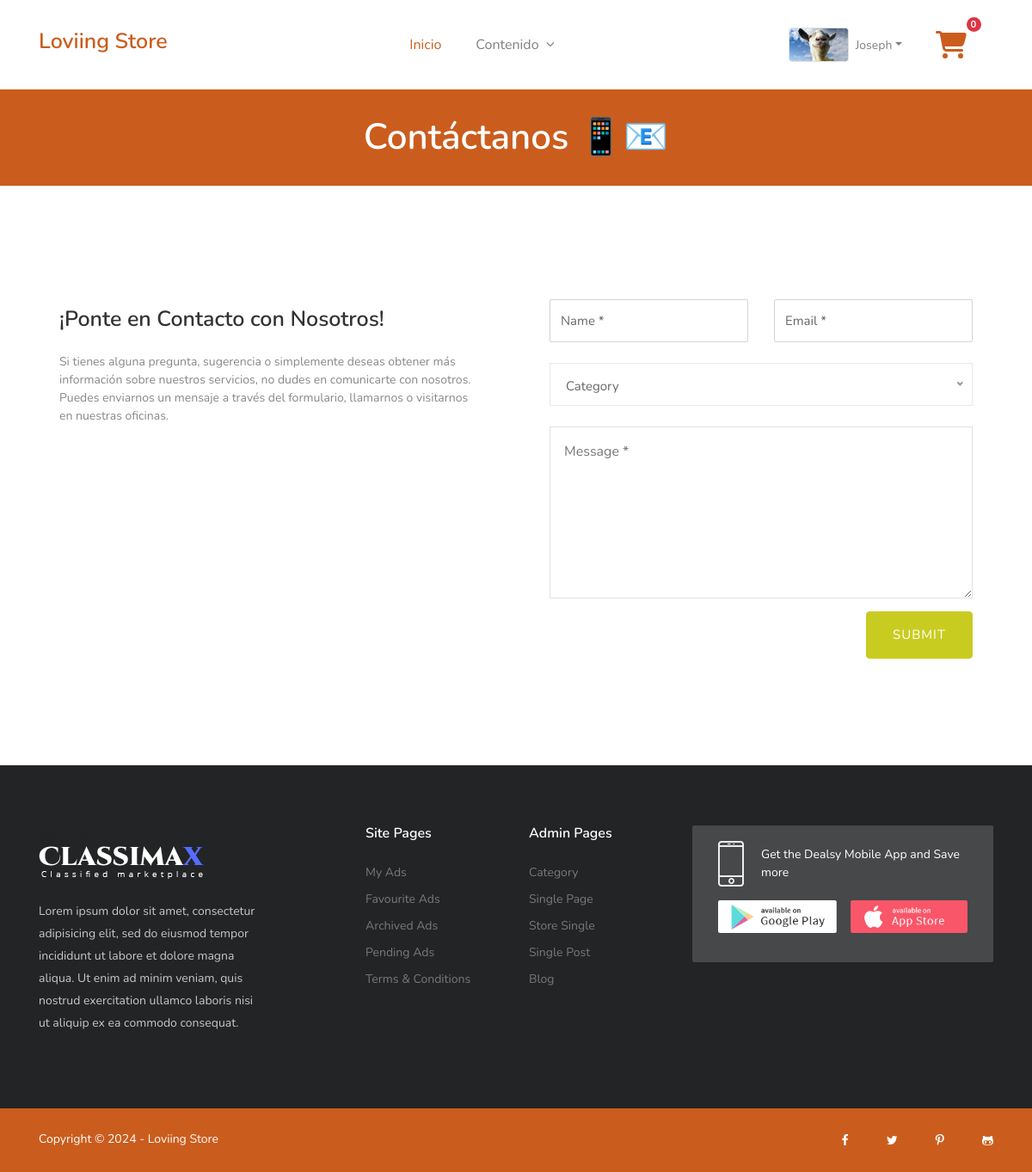
The app's page /Views/Cliente/contact-us.php (signed in) with its own data.
### tables this page shows
CREATE TABLE `tbl_usuarios` (
  `id_usuario` int(11) NOT NULL,
  `nombre_usuario` varchar(100) DEFAULT NULL,
  `genero` varchar(50) DEFAULT NULL,
  `fecha_nacimiento` date DEFAULT NULL,
  `tipo_documento` varchar(50) DEFAULT NULL,
  `num_documento` varchar(50) DEFAULT NULL,
  `email_usuario` varchar(50) DEFAULT NULL,
  `clave_usuario` varchar(250) DEFAULT NULL,
  `rol_usuario` varchar(50) DEFAULT NULL,
  `estado_usuario` varchar(10) DEFAULT NULL,
  `foto_usuario` varchar(255) DEFAULT NULL,
  `fecha_creacion` date DEFAULT NULL
);

### Models/consultasCliente.php (called while the page is built, shortened)
<?php
class ConsultasCliente
{
    public function consultarCarrito($cod_cliente)
    {
        $sql = "SELECT * FROM tbl_carrito WHERE cod_cliente = :cod_cliente AND compra_realizada = 'No'";
        $objConexionBd = new ConexionBd();
        $conexion = $objConexionBd->getConexion();
        $result = $conexion->prepare($sql);
        $result->bindParam(":cod_cliente", $cod_cliente);
        $result->execute();
        return $result->fetch();
    }
}

### Models/consultasAdmin.php (called while the page is built, shortened)
<?php
class ConsultasAdmin
{
    public function consultarUser($idUser)
    {
        $sql = "SELECT * FROM tbl_usuarios WHERE id_usuario = :idUser";
        $objConexionBd = new ConexionBd();
        $conexion = $objConexionBd->getConexion();
        $result = $conexion->prepare($sql);
        $result->bindParam(":idUser", $idUser);
        $result->execute();
        $f = $result->fetch();
        return $f;
    }
}

### Controllers/Cliente/mostrarContenido.php (the view, shortened to what this page needs)
<?php
function mostrarHeaderCliente()
{
	$idUser = $_SESSION["idUser"];
	$objConsultasAdmin = new ConsultasAdmin();
	$tablaIndUsuario = $objConsultasAdmin->consultarUser($idUser);
	$objConsultasCliente = new ConsultasCliente();
	$tblIndCarrito = $objConsultasCliente->consultarCarrito($idUser);
	if (is_array($tblIndCarrito)) {
		$id_carrito = $tblIndCarrito["id_carrito"];
		$numElementosCarrito = $objConsultasCliente->consultarNumElementosCarrito($id_carrito);
		echo '
	<header>
        <div class="container">
            <div class="row">
                <div class="col-md-12">
                    <nav class="navbar navbar-expand-lg navbar-light navigation">
                        <a class="navbar-brand" href="home.php">
                            <h2>Loviing Store</h2>
                        </a>
                        <button class="navbar-toggler" type="button" data-toggle="collapse"
                            data-target="#navbarSupportedContent" aria-controls="navbarSupportedContent"
                            aria-expanded="false" aria-label="Toggle navigation">
                            <span class="navbar-toggler-icon"></span>
                        </button>
                        <div class="collapse navbar-collapse" id="navbarSupportedContent">
                            <ul class="navbar-nav ml-auto main-nav ">
                                <li class="nav-item active">
                                    <a class="nav-link" href="home.php">Inicio</a>
                                </li>
                                <li class="nav-item dropdown dropdown-slide @@pages">
                                    <a class="nav-link dropdown-toggle" href="#" data-toggle="dropdown"
                                        aria-haspopup="true" aria-expanded="false">
                                        Contenido <span><i class="fa fa-angle-down"></i></span>
                                    </a>
                                    <ul class="dropdown-menu">
                                        <li><a class="dropdown-item @@about" href="about-us.php">Sobre nosotros</a></li>
                                        <li><a class="dropdown-item @@contact" href="contact-us.php">Contácto</a></li>
                                        <li><a class="dropdown-item @@terms"
                                                href="terms-condition.php">Términos y
                                                Condiciones</a></li>
                                    </ul>
                                </li>
                            </ul>
                            <ul class="navbar-nav ml-auto mt-10 d-flex align-items-center">
                                <li class="nav-item dropdown pe-3">
                                    <a class="nav-link nav-profile d-flex align-items-center pe-0" href="user-profile.php"
                                        data-bs-toggle="dropdown">
                                        <img src="../../Uploads/Usuarios/' . $tablaIndUsuario["foto_usuario"] . '" alt="Profile" class="rounded border mr-2"
                                            width="70px">
                                        <span class="d-none d-md-block dropdown-toggle ps-2">' .
			$tablaIndUsuario["nombre_usuario"] . '</span>
                                    </a>
                                    <ul class="dropdown-menu dropdown-menu-end dropdown-menu-arrow profile">
                                        <li class="dropdown-header">
                                            <h6>' . $tablaIndUsuario["nombre_usuario"] . '</h6>
                                            <span>' . $tablaIndUsuario["rol_usuario"] . '</span>
                                        </li>
                                        <li>
                                            <hr class="dropdown-divider">
                                        </li>
                                        <li>
                                            <a class="dropdown-item d-flex align-items-center"
                                                href="user-profile.php">
                                                <i class="bi bi-person"></i>
                                                <span>Mi perfil</span>
                                            </a>
                                        </li>
                                        <li>
                                            <hr class="dropdown-divider">
                                        </li>
                                        <li>
                                            <a class="dropdown-item d-flex align-items-center"
                                                href="../../Controllers/cerrarSesion.php">
                                                <i class="bi bi-box-arrow-right"></i>
                                                <span>Cerrar Sesión</span>
                                            </a>
                                        </li>
                                    </ul>
                                </li>
                                <li class="nav-item">
                                    <a class="btn position-relative" href="carrito.php">
                                        <svg xmlns="http://www.w3.org/2000/svg" height="32" width="36"
                                            viewBox="0 0 576 512">
                                            <path fill="#ca5d1e"
                                                d="M0 24C0 10.7 10.7 0 24 0H69.5c22 0 41.5 12.8 50.6 32h411c26.3 0 45.5 25 38.6 50.4l-41 152.3c-8.5 31.4-37 53.3-69.5 53.3H170.7l5.4 28.5c2.2 11.3 12.1 19.5 23.6 19.5H488c13.3 0 24 10.7 24 24s-10.7 24-24 24H199.7c-34.6 0-64.3-24.6-70.7-58.5L77.4 54.5c-.7-3.8-4-6.5-7.9-6.5H24C10.7 48 0 37.3 0 24zM128 464a48 48 0 1 1 96 0 48 48 0 1 1 -96 0zm336-48a48 48 0 1 1 0 96 48 48 0 1 1 0-96z" />
                                        </svg>
                                        <span
                                            class="position-absolute top-0 start-100 translate-middle badge rounded-pill bg-danger">
                                            ';
		if ($numElementosCarrito == 0) {
			echo '0';
		} else {
			echo $numElementosCarrito;
		}
		echo '
                                        </span>
                                    </a>
                                </li>
                            </ul>
                        </div>
                    </nav>
                </div>
            </div>
        </div>
    </header>
		';
	} else {
		$numElementosCarrito = 0;
		echo '
		<header>
        <div class="container">
            <div class="row">
                <div class="col-md-12">
                    <nav class="navbar navbar-expand-lg navbar-light navigation">
                        <a class="navbar-brand" href="home.php">
                            <h2>Loviing Store</h2>
                        </a>
                        <div class="collapse navbar-collapse" id="navbarSupportedContent">
                            <ul class="navbar-nav ml-auto main-nav ">
                                <li class="nav-item active">
                                    <a class="nav-link" href="home.php">Inicio</a>
                                </li>
                                <li class="nav-item dropdown dropdown-slide @@pages">
                                    <a class="nav-link dropdown-toggle" href="#" data-toggle="dropdown"
                                        aria-haspopup="true" aria-expanded="false">
                                        Contenido <span><i class="fa fa-angle-down"></i></span>
                                    </a>
                                </li>
                            </ul>
                            <ul class="navbar-nav ml-auto mt-10 d-flex align-items-center">
                                <li class="nav-item dropdown pe-3">
                                    <a class="nav-link nav-profile d-flex align-items-center pe-0" href="user-profile.php"
                                        data-bs-toggle="dropdown">
                                        <img src="../../Uploads/Usuarios/' . $tablaIndUsuario["foto_usuario"] . '" alt="Profile" class="rounded border mr-2"
                                            width="70px">
                                        <span class="d-none d-md-block dropdown-toggle ps-2">' .
			$tablaIndUsuario["nombre_usuario"] . '</span>
                                    </a>
                                            <h6>' . $tablaIndUsuario["nombre_usuario"] . '</h6>
                                            <span>' . $tablaIndUsuario["rol_usuario"] . '</span>
                                </li>
                                <li class="nav-item">
                                    <a class="btn position-relative" href="carrito.php">
                                        <span
                                            class="position-absolute top-0 start-100 translate-middle badge rounded-pill bg-danger">
                                            ' . $numElementosCarrito . '
                                        </span>
                                    </a>
                                </li>
                            </ul>
                        </div>
                    </nav>
                </div>
            </div>
        </div>
    </header>
		';
	}
}
function mostrarFooterCliente()
{
	echo '
	<!--============================
	=            Footer            =
	=============================-->
	<footer class="footer-bottom">
		<div class="container">
			<div class="row">
				<div class="col-lg-6 text-center text-lg-left mb-3 mb-lg-0">
					<div class="copyright">
						<p>Copyright &copy;
							<script>
								var CurrentYear = new Date().getFullYear()
								document.write(CurrentYear)
							</script> - Loviing Store
						</p>
					</div>
				</div>
				<div class="col-lg-6">
					<ul class="social-media-icons text-center text-lg-right">
						<li><a class="fa fa-facebook" href="https://www.facebook.com/themefisher"></a></li>
						<li><a class="fa fa-twitter" href="https://www.twitter.com/themefisher"></a></li>
						<li><a class="fa fa-pinterest-p" href="https://www.pinterest.com/themefisher"></a></li>
						<li><a class="fa fa-github-alt" href="https://www.github.com/themefisher"></a></li>
					</ul>
				</div>
			</div>
		</div>
		<div class="scroll-top-to">
			<i class="fa fa-angle-up"></i>
		</div>
	</footer>
	';
}

### records on screen
tbl_usuarios: foto_usuario (picture), nombre_usuario "Joseph"

### other values on screen
$numElementosCarrito "0"
